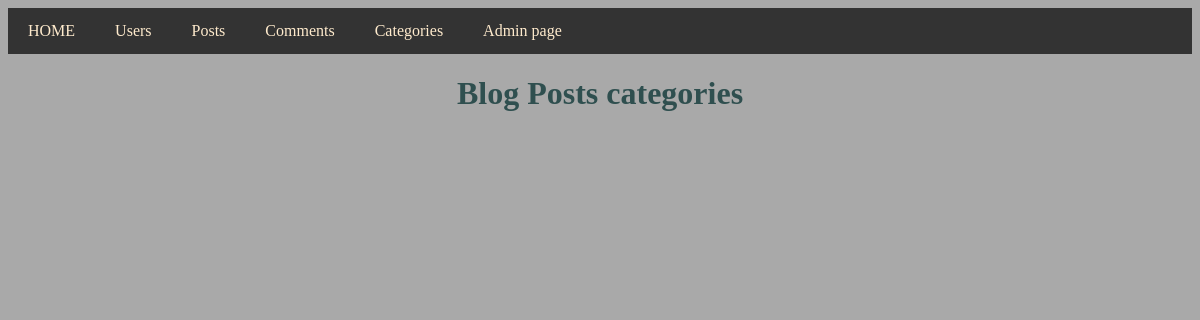
The page /categories/ on the database as committed earlier.
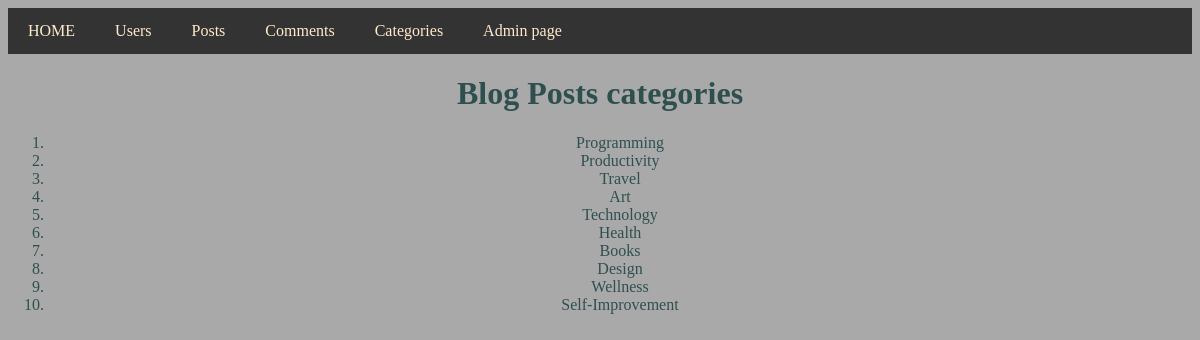
The same page on the database as committed later.
### blog/models.py (models this page shows, shortened)
class PostCategory(models.Model):
    name = models.CharField(max_length=100)

### blog/views.py (the view)
# urls.py: path('categories/',views.categories, name='categories'),
def categories(request):
    all_categories = PostCategory.objects.all().values()
    template = loader.get_template('categories.html')
    context = {
        'all_categories': all_categories,
    }
    return HttpResponse(template.render(context, request))

### blog/Templates/categories.html (shortened to what this page needs)
{% extends "master.html" %}
{% block content %}
<h1>Blog Posts categories </h1>
<ol>
  {% for x in all_categories %}
    <li>{{ x.name }} </li>
  {% endfor %}
</ol>
{% endblock %}

Rows that differ between the two databases and show on the page:
added PostCategory: name "Programming"
added PostCategory: name "Productivity"
added PostCategory: name "Travel"
added PostCategory: name "Art"
added PostCategory: name "Technology"
added PostCategory: name "Health"
added PostCategory: name "Books"
added PostCategory: name "Design"
added PostCategory: name "Wellness"
added PostCategory: name "Self-Improvement"
